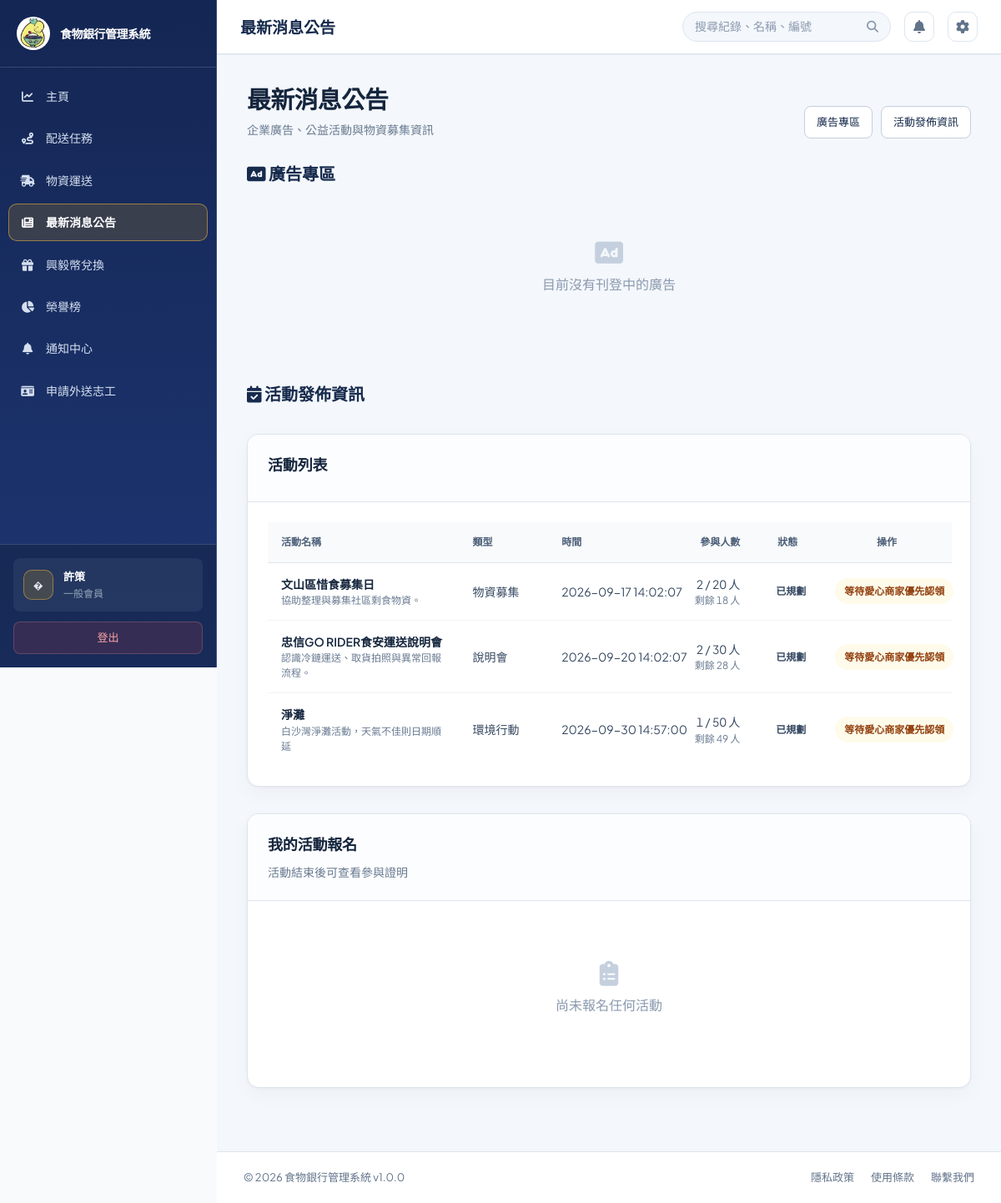
Screenshot of /?page=news (signed in) with the database file from the repository.
### tables this page shows
CREATE TABLE `users` (
  `user_id` int(11) NOT NULL,
  `username` varchar(50) NOT NULL,
  `password` varchar(255) NOT NULL,
  `email` varchar(100) NOT NULL,
  `full_name` varchar(100) NOT NULL,
  `phone` varchar(20) DEFAULT NULL,
  `role` enum('foodbank_staff','member') NOT NULL DEFAULT 'foodbank_staff',
  `member_type` enum('general','enterprise') NOT NULL DEFAULT 'general',
  `staff_type` enum('admin','clerk') DEFAULT NULL,
  `tax_id` varchar(8) DEFAULT NULL,
  `referral_source` varchar(50) DEFAULT NULL,
  `blacklisted_at` datetime DEFAULT NULL,
  `blacklist_reason` varchar(255) DEFAULT NULL,
  `department` varchar(50) DEFAULT NULL,
  `status` enum('active','inactive','suspended') DEFAULT 'active',
  `created_at` timestamp NULL DEFAULT current_timestamp(),
  `updated_at` timestamp NULL DEFAULT current_timestamp() ON UPDATE current_timestamp(),
  `created_by` int(11) DEFAULT NULL,
  `phone_verified` tinyint(1) NOT NULL DEFAULT 0,
  `is_enterprise_verified` tinyint(1) DEFAULT 0,
  `enterprise_name` varchar(150) DEFAULT NULL,
  `enterprise_verified_at` datetime DEFAULT NULL
);

CREATE TABLE `activities` (
  `activity_id` int(11) NOT NULL,
  `title` varchar(150) NOT NULL,
  `activity_type` enum('donation_drive','briefing','cleanup','promotion','other') NOT NULL DEFAULT 'other',
  `activity_type_detail` varchar(100) DEFAULT NULL,
  `description` text DEFAULT NULL,
  `start_at` datetime NOT NULL,
  `end_at` datetime DEFAULT NULL,
  `capacity` int(11) DEFAULT NULL,
  `status` enum('planned','ongoing','completed','cancelled') NOT NULL DEFAULT 'planned',
  `created_by` int(11) DEFAULT NULL,
  `created_at` timestamp NULL DEFAULT current_timestamp()
);

### src/views/activities.php (the view, shortened to what the rows shown need)
<?php
require_once BASE_PATH . '/src/models/ActivityModel.php';
require_once BASE_PATH . '/src/models/NotificationModel.php';
$activityModel = new ActivityModel();
$currentRole = $currentUser['role'] ?? 'foodbank_staff';
$isEnterpriseMember = ($currentUser['member_type'] ?? null) === 'enterprise';
$canRegisterActivities = $currentRole === 'member';
$activities = $activityModel->getAllActivities();
foreach ($activities as $index => $activity) {
    $capacity = (int) ($activity['capacity'] ?? 0);
    $remainingCapacity = $capacity > 0 ? max(0, $capacity - (int) $activity['participant_count']) : null;
    $activities[$index]['remaining_capacity'] = $remainingCapacity;
    $activities[$index]['can_register'] = $canRegisterActivities
        && ($isEnterpriseMember || $capacity <= 0 || !empty($activity['has_company_claim']))
        && ($remainingCapacity === null || $remainingCapacity > 0)
        && in_array($activity['status'], ['planned', 'ongoing'], true)
        && $activityModel->canUserRegisterActivity((int) $activity['activity_id'], (int) $currentUser['user_id']);
    $activities[$index]['can_manage'] = $activityModel->canManageActivity((int) $activity['activity_id'], (int) $currentUser['user_id'], $currentRole);
    $activities[$index]['can_view_participants'] = $activities[$index]['can_manage'] || $currentRole === 'foodbank_staff';
    $activities[$index]['is_creator'] = ((int) ($activity['created_by'] ?? 0)) === (int) $currentUser['user_id'];
}
$activityTypeLabels = [
    'donation_drive' => '物資募集',
    'briefing' => '說明會',
    'cleanup' => '環境行動',
    'promotion' => '公益宣導',
    'other' => '其他',
];
$getActivityTypeLabel = static function ($activity) use ($activityTypeLabels) {
    if (($activity['activity_type'] ?? '') === 'other' && trim((string) ($activity['activity_type_detail'] ?? '')) !== '') {
        return $activity['activity_type_detail'];
    }
    return $activityTypeLabels[$activity['activity_type']] ?? $activity['activity_type'];
};
$activityStatusLabels = [
    'planned' => '已規劃',
    'ongoing' => '進行中',
    'completed' => '已完成',
    'cancelled' => '已取消',
];
?>
<div class="card mt-32"><div class="card-header"><h2>活動列表</h2></div><div class="card-body activities-table-body">
<?php if ($activities): ?><table class="data-table activities-table"><thead><tr><th>活動名稱</th><th>類型</th><th>時間</th><th>參與人數</th><th>狀態</th><th>操作</th></tr></thead><tbody>
<?php foreach ($activities as $activity): ?><tr><td><strong><?php echo htmlspecialchars($activity['title']); ?></strong><?php if (!empty($activity['description']) && trim($activity['description']) !== trim($activity['title'])): ?><br><small class="<?php echo mb_strlen(trim($activity['description']), 'UTF-8') > 80 ? 'activity-description' : 'activity-description-short'; ?>"><?php echo htmlspecialchars($activity['description']); ?></small><?php if (mb_strlen(trim($activity['description']), 'UTF-8') > 80): ?><button type="button" class="activity-description-button" data-activity-title="<?php echo htmlspecialchars($activity['title'], ENT_QUOTES, 'UTF-8'); ?>" data-activity-description="<?php echo htmlspecialchars($activity['description'], ENT_QUOTES, 'UTF-8'); ?>">查看完整說明</button><?php endif; ?><?php endif; ?></td><td><?php echo htmlspecialchars($getActivityTypeLabel($activity)); ?></td><td><?php echo htmlspecialchars($activity['start_at']); ?></td><td><?php echo (int) $activity['participant_count']; ?><?php echo $activity['capacity'] ? ' / ' . (int) $activity['capacity'] . ' 人' : ' 人'; ?><?php if ($activity['remaining_capacity'] !== null && $canRegisterActivities): ?><br><small>剩餘 <?php echo (int) $activity['remaining_capacity']; ?> 人</small><?php endif; ?></td><td><span class="status status-<?php echo htmlspecialchars($activity['status']); ?>"><?php echo htmlspecialchars($activityStatusLabels[$activity['status']] ?? $activity['status']); ?></span></td><td>
    <?php if ($activity['can_manage']): ?>
        <div class="inline-action-group">
            <form method="post" class="delivery-action-form"><?php echo csrfField(); ?>
                <input type="hidden" name="action" value="load_edit_activity">
                <input type="hidden" name="activity_id" value="<?php echo (int) $activity['activity_id']; ?>">
                <button class="btn btn-secondary btn-sm" type="submit">編輯活動</button>
            </form>
            <button class="btn btn-secondary btn-sm view-participants-button" type="button" data-activity-id="<?php echo (int) $activity['activity_id']; ?>" data-activity-title="<?php echo htmlspecialchars($activity['title'], ENT_QUOTES, 'UTF-8'); ?>">參與者</button>
            <form method="post" class="delivery-action-form" onsubmit="return confirm('確定要刪除這個活動嗎？');"><?php echo csrfField(); ?>
                <input type="hidden" name="action" value="delete_activity">
                <input type="hidden" name="activity_id" value="<?php echo (int) $activity['activity_id']; ?>">
                <button class="btn btn-danger btn-sm" type="submit">刪除活動</button>
            </form>
        </div>
    <?php elseif ($activity['can_view_participants']): ?>
        <button class="btn btn-secondary btn-sm view-participants-button" type="button" data-activity-id="<?php echo (int) $activity['activity_id']; ?>" data-activity-title="<?php echo htmlspecialchars($activity['title'], ENT_QUOTES, 'UTF-8'); ?>">參與者</button>
    <?php else: ?>
        <span class="status status-warning"><?php
            if ($activity['remaining_capacity'] === 0) {
                echo '名額已滿';
            } elseif (!$isEnterpriseMember && (int) ($activity['capacity'] ?? 0) > 0 && empty($activity['has_company_claim'])) {
                echo '等待愛心商家優先認領';
            } elseif (!in_array($activity['status'], ['planned', 'ongoing'], true)) {
                echo '活動已結束或取消';
            } else {
                echo '已報名';
            }
        ?></span>
    <?php endif; ?>
</td></tr><?php endforeach; ?></tbody></table>
<?php else: ?><div class="empty-state"><i class="fas fa-calendar"></i><p>目前沒有公開活動</p></div><?php endif; ?></div></div>
<?php if ($canRegisterActivities): ?>
<div class="card mt-32"><div class="card-header"><h2>我的活動報名</h2><p>活動結束後可查看參與證明</p></div></div>
<?php endif; ?>

### public/index.php (shortened to what the rows shown need)
<?php
require_once BASE_PATH . '/config/database.php';
$connection = $db->getConnection();
$demoPasswordHashes = [
    'manager' => '866485796cfa8d7c0cf7111640205b83076433547577511d81f8030ae99ecea5',
    'staff' => '10176e7b7b24d317acfcf8d2064cfd2f24e154f7b5a96603077d5ef813d6a6b6',
];
foreach ($demoPasswordHashes as $demoUsername => $demoPasswordHash) {
    $demoUsernameEscaped = $connection->real_escape_string($demoUsername);
    $connection->query(
        "UPDATE users SET password = '{$demoPasswordHash}' WHERE username = '{$demoUsernameEscaped}' AND CHAR_LENGTH(password) <> 60 AND CHAR_LENGTH(password) <> 64"
    );
}
$connection->query(
    "UPDATE users SET full_name = CASE username
        WHEN 'official' THEN '食物銀行官方人員'
        WHEN 'manager' THEN '忠信食物銀行'
        WHEN 'staff' THEN '食物銀行官方人員'
        WHEN 'volunteer' THEN '忠信GO RIDER'
        WHEN 'donor' THEN '捐贈剩食店家'
        ELSE full_name
    END
    WHERE username IN ('official', 'manager', 'staff', 'volunteer', 'donor')
      AND (full_name LIKE '%?%' OR full_name = '')"
);
if (!empty($_SESSION['user']['username'])) {
    $sessionUsername = $connection->real_escape_string($_SESSION['user']['username']);
    $sessionUserResult = $connection->query("SELECT user_id, username, full_name, role, member_type, staff_type, enterprise_name, status, email, phone, phone_verified FROM users WHERE username = '{$sessionUsername}' LIMIT 1");
}
$currentUser = $_SESSION['user'];
$authService = AuthService::forCurrentUser($currentUser);
require_once BASE_PATH . '/src/models/NotificationModel.php';
$notificationModel = new NotificationModel();
$latestNotificationId = $notificationModel->getLatestIdForUser((int) $currentUser['user_id']);
$role = $currentUser['role'];
$memberType = $currentUser['member_type'] ?? null;
$roleLabels = [
    'foodbank_staff' => ($currentUser['staff_type'] ?? null) === 'clerk' ? '食物銀行行政人員' : '忠信食物銀行',
    'member' => $memberType === 'enterprise' ? '企業會員' : ($memberType === 'general' ? '一般會員' : '會員'),
];
$page = isset($_GET['page']) ? trim($_GET['page']) : 'dashboard';
$page = basename($page);
$menu_items = [
    'dashboard' => ['label' => '主頁', 'icon' => 'fa-solid fa-chart-line'],
    'order_tracking' => ['label' => '訂單追蹤', 'icon' => 'fa-solid fa-list-check'],
    'deliveries' => ['label' => '配送任務', 'icon' => 'fa-solid fa-route'],
    'material_transport' => ['label' => '物資運送', 'icon' => 'fa-solid fa-truck-fast'],
    'news' => ['label' => '最新消息公告', 'icon' => 'fa-solid fa-newspaper'],
    'inventory' => ['label' => '物資盤點', 'icon' => 'fa-solid fa-boxes-stacked'],
    'item_categories' => ['label' => '物資分類', 'icon' => 'fa-solid fa-layer-group'],
    'rewards' => ['label' => '興毅幣兌換', 'icon' => 'fa-solid fa-gift'],
    'carbon_report' => ['label' => '永續報告', 'icon' => 'fa-solid fa-leaf'],
    'reports' => ['label' => '數據分析', 'icon' => 'fa-solid fa-chart-pie'],
    'notifications' => ['label' => '通知中心', 'icon' => 'fa-solid fa-bell'],
    'donation_materials' => ['label' => '物資捐贈', 'icon' => 'fa-solid fa-box-open'],
    'donation_materials_review' => ['label' => '物資捐贈審查', 'icon' => 'fa-solid fa-clipboard-check'],
    'settings' => ['label' => '設置', 'icon' => 'fa-solid fa-gear'],
    'users' => ['label' => '帳號審核', 'icon' => 'fa-solid fa-user-check'],
    'volunteer_management' => ['label' => '一般會員管理', 'icon' => 'fa-solid fa-people-group'],
    'rider_application' => ['label' => '申請外送志工', 'icon' => 'fa-solid fa-id-card'],
    'rider_review' => ['label' => '外送志工審核', 'icon' => 'fa-solid fa-user-shield'],
];
$routablePages = array_merge(array_keys($menu_items), ['certificate', 'activity_certificate']);
$allowedPages = array_values(array_filter($routablePages, function ($slug) use ($authService) {
    return $authService->can('page.' . $slug);
}));
?>
<!DOCTYPE html>
<html lang="zh-TW">
<head>
    <link href="https://cdnjs.cloudflare.com/ajax/libs/font-awesome/6.4.0/css/all.min.css" rel="stylesheet">
    <link rel="stylesheet" href="assets/css/style.css?v=<?php echo filemtime(__DIR__ . '/assets/css/style.css'); ?>">
</head>
<body data-notification-poll-url="?action=notifications_poll" data-notification-last-id="<?php echo (int) $latestNotificationId; ?>">
    <div class="app-wrapper">
        <aside class="sidebar">
            <nav class="sidebar-nav">
                <?php foreach ($menu_items as $key => $item):
                    if (!in_array($key, $allowedPages, true)) {
                        continue;
                    }
                    $is_active = ($page === $key) ? 'active' : '';
                    $icon = $item['icon'];
                    $label = ($key === 'reports' && $role === 'member') ? '榮譽榜' : $item['label'];
                    ?>
                    <a href="?page=<?php echo $key; ?>" class="nav-item <?php echo $is_active; ?>" title="<?php echo $label; ?>">
                        <span class="nav-icon"><i class="<?php echo $icon; ?>"></i></span>
                        <span class="nav-label"><?php echo $label; ?></span>
                    </a>
                <?php endforeach; ?>
            </nav>
            <div class="sidebar-footer">
                <div class="user-profile">
                    <div class="avatar"><?php echo htmlspecialchars(strtoupper(substr($currentUser['full_name'], 0, 2))); ?></div>
                    <div class="user-info">
                        <div class="user-name"><?php echo htmlspecialchars($currentUser['full_name']); ?></div>
                        <div class="user-role"><?php echo htmlspecialchars($roleLabels[$role] ?? $role); ?></div>
                    </div>
                </div>
            </div>
        </aside>
        <div class="main-container">
            <main class="page-content">
                <div class="content-shell">
                    <?php
                    $view_file = BASE_PATH . '/src/views/' . $page . '.php';
                    if (file_exists($view_file)) {
                        include $view_file;
                    }
                    ?>
                </div>
            </main>
        </div>
    </div>
</body>
</html>

### rows the page displays
users: role "榮譽榜", full_name "�", full_name "許策", staff_type+member_type+role "一般會員"
activities: title "文山區惜食募集日", description "協助整理與募集社區剩食物資。", activity_type "物資募集", start_at "2026-09-17 14:02:07", participant_count "2", capacity "20", remaining_capacity "18", status "已規劃", shows "等待愛心商家優先認領"
activities: title "忠信GO RIDER食安運送說明會", description "認識冷鏈運送、取貨拍照與異常回報流程。", activity_type "說明會", start_at "2026-09-20 14:02:07", participant_count "2", capacity "30", remaining_capacity "28", status "已規劃", shows "等待愛心商家優先認領"
activities: title "淨灘", description "白沙灣淨灘活動，天氣不佳則日期順延", activity_type "環境行動", start_at "2026-09-30 14:57:00", participant_count "1", capacity "50", remaining_capacity "49", status "已規劃", shows "等待愛心商家優先認領"

### other values shown
APP_NAME "食物銀行管理系統"
$label "主頁"
$label "配送任務"
$label "物資運送"
$label "最新消息公告"
$label "興毅幣兌換"
$label "通知中心"
$label "申請外送志工"
$menu_items[$page]['label'] "最新消息公告"
APP_VERSION "1.0.0"
